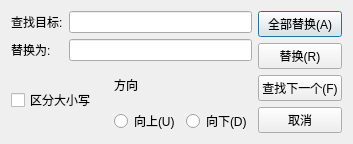
<?xml version="1.0" encoding="UTF-8"?>
<ui version="4.0">
 <class>ReplaceDialog</class>
 <widget class="QDialog" name="ReplaceDialog">
  <property name="geometry">
   <rect>
    <x>0</x>
    <y>0</y>
    <width>353</width>
    <height>124</height>
   </rect>
  </property>
  <property name="windowTitle">
   <string>替换</string>
  </property>
  <layout class="QHBoxLayout" name="horizontalLayout_5">
   <item>
    <layout class="QHBoxLayout" name="horizontalLayout_4">
     <item>
      <layout class="QVBoxLayout" name="verticalLayout_4">
       <item>
        <layout class="QHBoxLayout" name="horizontalLayout_2">
         <item>
          <layout class="QVBoxLayout" name="verticalLayout_2">
           <item>
            <widget class="QLabel" name="label_2">
             <property name="text">
              <string>查找目标:</string>
             </property>
            </widget>
           </item>
           <item>
            <widget class="QLabel" name="label">
             <property name="text">
              <string>替换为:</string>
             </property>
            </widget>
           </item>
          </layout>
         </item>
         <item>
          <layout class="QVBoxLayout" name="verticalLayout_5">
           <item>
            <widget class="QLineEdit" name="lineEdit_2"/>
           </item>
           <item>
            <widget class="QLineEdit" name="lineEdit"/>
           </item>
          </layout>
         </item>
        </layout>
       </item>
       <item>
        <layout class="QHBoxLayout" name="horizontalLayout_3">
         <item>
          <widget class="QCheckBox" name="checkBox">
           <property name="text">
            <string>区分大小写</string>
           </property>
          </widget>
         </item>
         <item>
          <layout class="QVBoxLayout" name="verticalLayout">
           <item>
            <widget class="QLabel" name="label_3">
             <property name="text">
              <string>方向</string>
             </property>
            </widget>
           </item>
           <item>
            <layout class="QHBoxLayout" name="horizontalLayout">
             <item>
              <widget class="QRadioButton" name="radioButton">
               <property name="text">
                <string>向上(U)</string>
               </property>
              </widget>
             </item>
             <item>
              <widget class="QRadioButton" name="radioButton_2">
               <property name="text">
                <string>向下(D)</string>
               </property>
              </widget>
             </item>
            </layout>
           </item>
          </layout>
         </item>
        </layout>
       </item>
      </layout>
     </item>
     <item>
      <layout class="QVBoxLayout" name="verticalLayout_3">
       <item>
        <widget class="QPushButton" name="pushButton_4">
         <property name="text">
          <string>全部替换(A)</string>
         </property>
        </widget>
       </item>
       <item>
        <widget class="QPushButton" name="pushButton_2">
         <property name="text">
          <string>替换(R)</string>
         </property>
        </widget>
       </item>
       <item>
        <widget class="QPushButton" name="pushButton">
         <property name="text">
          <string>查找下一个(F)</string>
         </property>
        </widget>
       </item>
       <item>
        <widget class="QPushButton" name="pushButton_3">
         <property name="text">
          <string>取消</string>
         </property>
        </widget>
       </item>
      </layout>
     </item>
    </layout>
   </item>
  </layout>
 </widget>
 <resources/>
 <connections/>
</ui>
